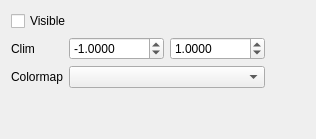
             <widget class="QWidget" name="page_5">
              <attribute name="label">
               <string>Topoplot</string>
              </attribute>
              <layout class="QVBoxLayout" name="verticalLayout_30">
               <item>
                <layout class="QGridLayout" name="gridLayout_19">
                 <item row="2" column="0">
                  <widget class="QLabel" name="label_67">
                   <property name="text">
                    <string>Colormap</string>
                   </property>
                  </widget>
                 </item>
                 <item row="2" column="1" colspan="2">
                  <widget class="QComboBox" name="_PanTopoCmap"/>
                 </item>
                 <item row="0" column="0" colspan="3">
                  <widget class="QCheckBox" name="_PanTopoViz">
                   <property name="text">
                    <string>Visible</string>
                   </property>
                  </widget>
                 </item>
                 <item row="1" column="2">
                  <widget class="QDoubleSpinBox" name="_PanTopoCmax">
                   <property name="decimals">
                    <number>4</number>
                   </property>
                   <property name="minimum">
                    <double>-10000.000000000000000</double>
                   </property>
                   <property name="maximum">
                    <double>10000.000000000000000</double>
                   </property>
                   <property name="value">
                    <double>1.000000000000000</double>
                   </property>
                  </widget>
                 </item>
                 <item row="1" column="1">
                  <widget class="QDoubleSpinBox" name="_PanTopoCmin">
                   <property name="decimals">
                    <number>4</number>
                   </property>
                   <property name="minimum">
                    <double>-10000.000000000000000</double>
                   </property>
                   <property name="maximum">
                    <double>10000.000000000000000</double>
                   </property>
                   <property name="value">
                    <double>-1.000000000000000</double>
                   </property>
                  </widget>
                 </item>
                 <item row="1" column="0">
                  <widget class="QLabel" name="label_66">
                   <property name="text">
                    <string>Clim</string>
                   </property>
                  </widget>
                 </item>
                 <item row="1" column="3">
                  <spacer name="horizontalSpacer_19">
                   <property name="orientation">
                    <enum>Qt::Horizontal</enum>
                   </property>
                   <property name="sizeHint" stdset="0">
                    <size>
                     <width>40</width>
                     <height>20</height>
                    </size>
                   </property>
                  </spacer>
                 </item>
                </layout>
               </item>
               <item>
                <spacer name="verticalSpacer_7">
                 <property name="orientation">
                  <enum>Qt::Vertical</enum>
                 </property>
                 <property name="sizeHint" stdset="0">
                  <size>
                   <width>20</width>
                   <height>40</height>
                  </size>
                 </property>
                </spacer>
               </item>
              </layout>
             </widget>
